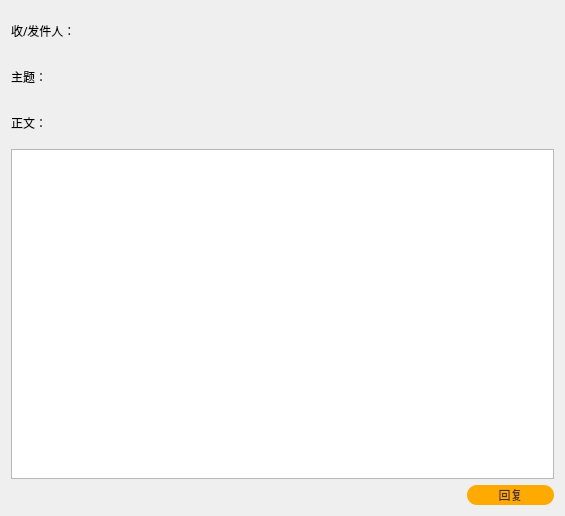
<?xml version="1.0" encoding="UTF-8"?>
<ui version="4.0">
 <class>read</class>
 <widget class="QDialog" name="read">
  <property name="geometry">
   <rect>
    <x>0</x>
    <y>0</y>
    <width>565</width>
    <height>516</height>
   </rect>
  </property>
  <property name="windowTitle">
   <string>Dialog</string>
  </property>
  <layout class="QGridLayout" name="gridLayout_2">
   <item row="0" column="0" colspan="2">
    <layout class="QGridLayout" name="gridLayout">
     <item row="0" column="0">
      <widget class="QLabel" name="label">
       <property name="minimumSize">
        <size>
         <width>100</width>
         <height>40</height>
        </size>
       </property>
       <property name="font">
        <font>
         <family>Adobe 黑体 Std R</family>
        </font>
       </property>
       <property name="text">
        <string>收/发件人：</string>
       </property>
      </widget>
     </item>
     <item row="2" column="0">
      <widget class="QLabel" name="label_5">
       <property name="minimumSize">
        <size>
         <width>100</width>
         <height>40</height>
        </size>
       </property>
       <property name="font">
        <font>
         <family>Adobe 黑体 Std R</family>
        </font>
       </property>
       <property name="text">
        <string>正文：</string>
       </property>
      </widget>
     </item>
     <item row="1" column="1">
      <widget class="QLabel" name="label_4">
       <property name="minimumSize">
        <size>
         <width>300</width>
         <height>40</height>
        </size>
       </property>
       <property name="text">
        <string/>
       </property>
      </widget>
     </item>
     <item row="1" column="0">
      <widget class="QLabel" name="label_2">
       <property name="minimumSize">
        <size>
         <width>100</width>
         <height>40</height>
        </size>
       </property>
       <property name="font">
        <font>
         <family>Adobe 黑体 Std R</family>
        </font>
       </property>
       <property name="text">
        <string>主题：</string>
       </property>
      </widget>
     </item>
     <item row="0" column="1">
      <widget class="QLabel" name="label_3">
       <property name="minimumSize">
        <size>
         <width>300</width>
         <height>40</height>
        </size>
       </property>
       <property name="text">
        <string/>
       </property>
      </widget>
     </item>
     <item row="3" column="0" colspan="2">
      <widget class="QTextBrowser" name="textBrowser"/>
     </item>
     <item row="2" column="1">
      <spacer name="horizontalSpacer">
       <property name="orientation">
        <enum>Qt::Horizontal</enum>
       </property>
       <property name="sizeHint" stdset="0">
        <size>
         <width>40</width>
         <height>20</height>
        </size>
       </property>
      </spacer>
     </item>
    </layout>
   </item>
   <item row="1" column="0">
    <spacer name="horizontalSpacer_2">
     <property name="orientation">
      <enum>Qt::Horizontal</enum>
     </property>
     <property name="sizeHint" stdset="0">
      <size>
       <width>450</width>
       <height>20</height>
      </size>
     </property>
    </spacer>
   </item>
   <item row="1" column="1">
    <widget class="QPushButton" name="reply">
     <property name="sizePolicy">
      <sizepolicy hsizetype="Minimum" vsizetype="Minimum">
       <horstretch>2</horstretch>
       <verstretch>0</verstretch>
      </sizepolicy>
     </property>
     <property name="font">
      <font>
       <family>Adobe 黑体 Std R</family>
      </font>
     </property>
     <property name="styleSheet">
      <string notr="true">QPushButton
{
	background-color: rgb(255, 170, 0);
	border-radius : 10px;
	color: rgb(79, 48, 48);
}
QPushButton:pressed
{
	background-color:rgb(255, 84, 84);
}</string>
     </property>
     <property name="text">
      <string>回复</string>
     </property>
    </widget>
   </item>
  </layout>
 </widget>
 <resources/>
 <connections/>
</ui>
